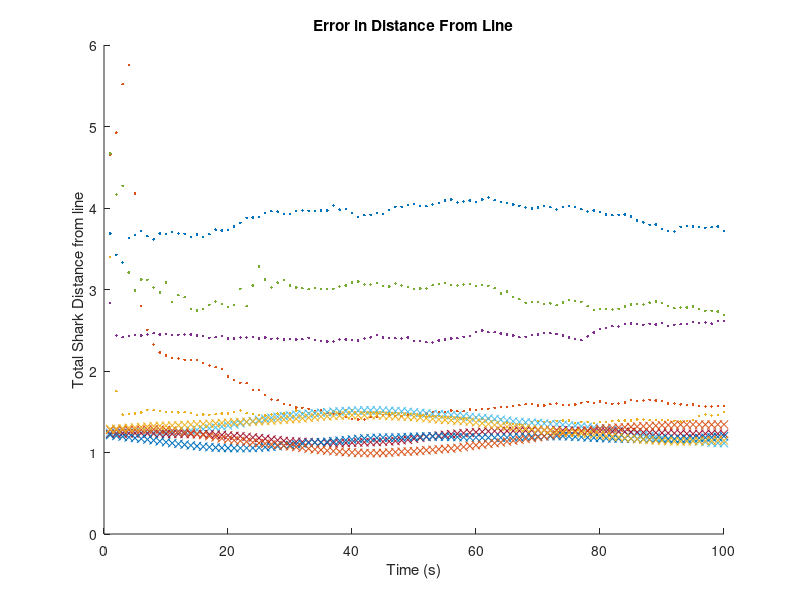
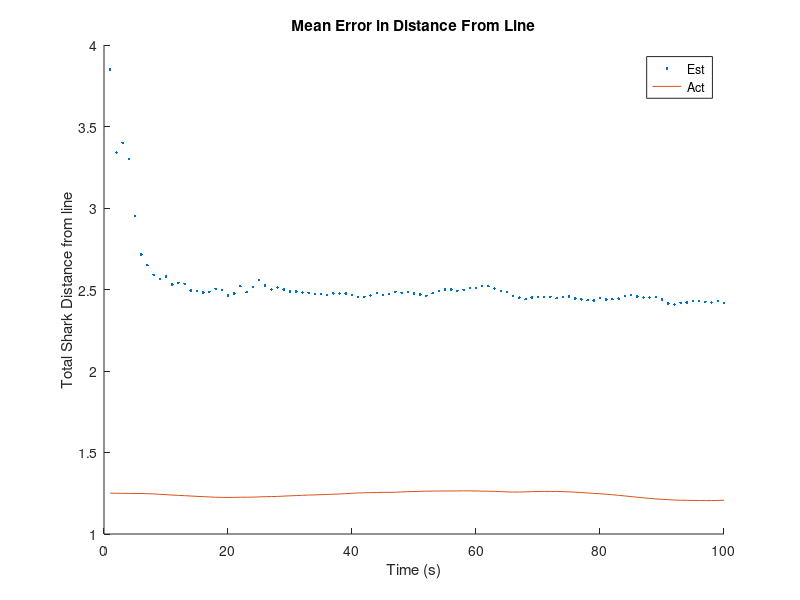

Source code (MATLAB) for these figures, in order:
% Reads shark mean position estimate log file from att_line_pf.py and
% plots

% 
% % % Read File
% M = csvread('catalina_error.txt');
% 
% x = M; % Error of shark's distance from line
% 
% plot(x', '.');
% xlabel('Time (s)');
% ylabel('y distance from att (m)')
% title('Error in Distance From Line')
% 
% % Plot Mean
% x = mean(x);
% figure
% plot(x', '.')
% title('Mean Error in Distance From Line')
clf
% % Read File (est and actual)
M = csvread('att_line_pf_50Sharks.txt', 3, 0);
est_50 = M(:,1:2:end); % Est Error of shark's distance from line
act_50 = M(:,2:2:end); % Act Error of shark's distance from line

hold on
plot(est_50', '.');
plot(act_50', 'x');
hold off

xlabel('Time (s)');
ylabel('Total Shark Distance from line')
title('Error in Distance From Line')

% Plot Mean
est_mean_50 = mean(est_50);
act_mean_50 = mean(act_50);
figure
hold on
plot(est_mean_50', '.')
plot(act_mean_50', '-')
legend('Est', 'Act')
xlabel('Time (s)');
ylabel('Total Shark Distance from line')
title('Mean Error in Distance From Line')
% 